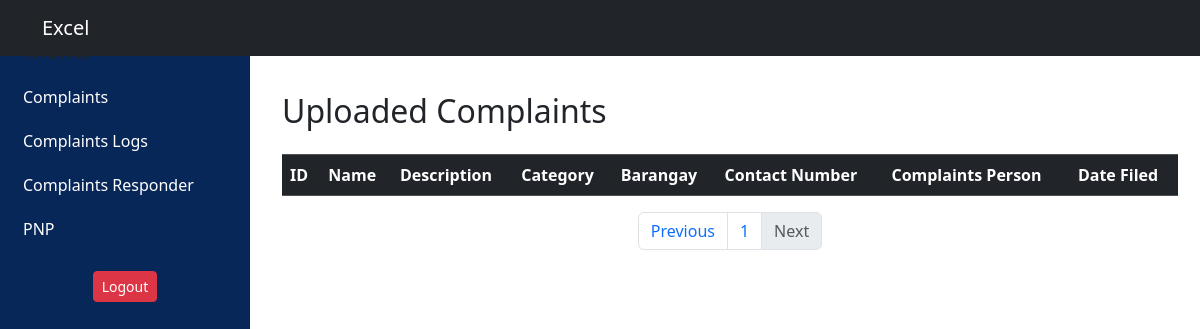
Before: /complaints_logs.php?page=9 with the older database file.
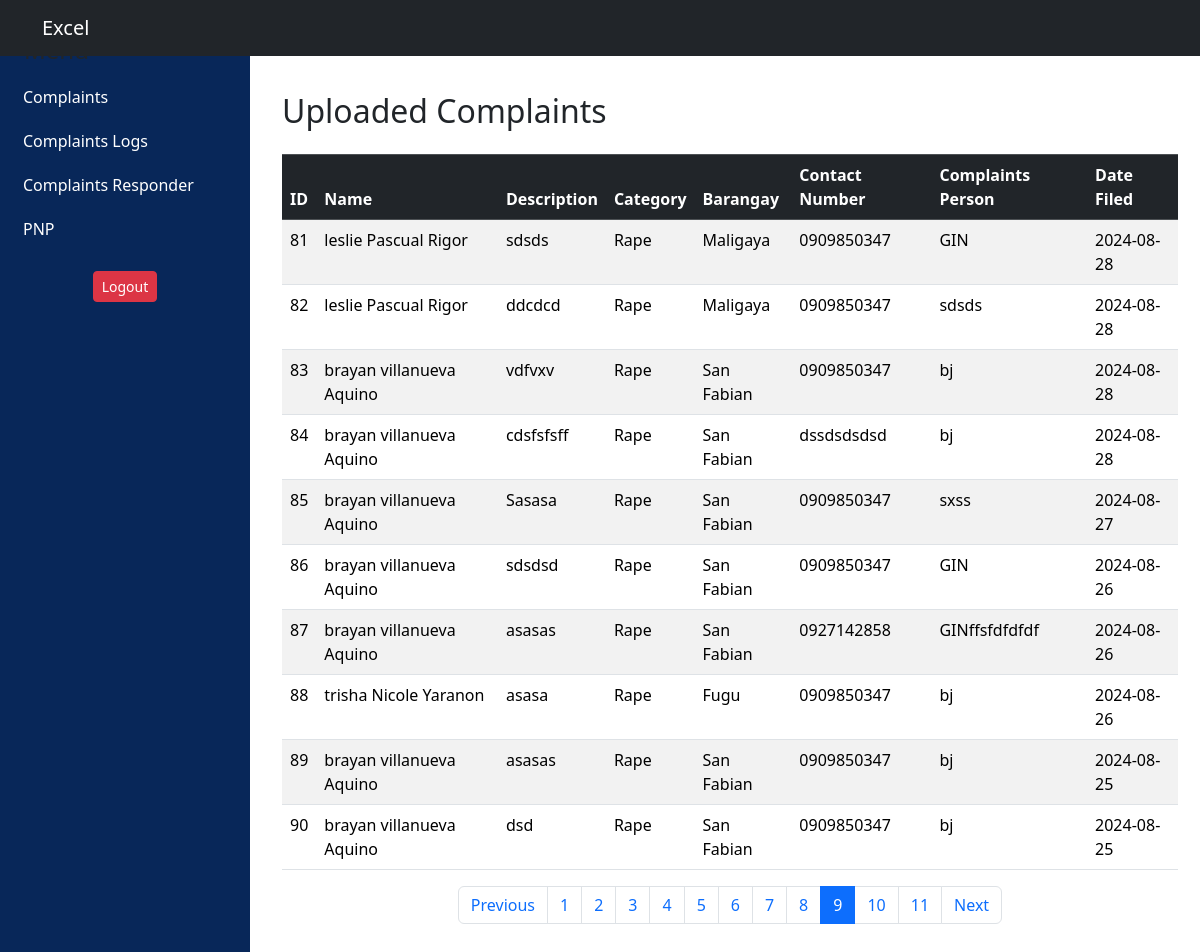
After: the same page with the newer database file.
### tables this page shows
CREATE TABLE `tbl_complaints` (
  `complaints_id` int(15) NOT NULL,
  `complaint_name` varchar(255) NOT NULL,
  `cp_number` varchar(10) NOT NULL,
  `complaints_person` varchar(15) NOT NULL,
  `status` varchar(20) NOT NULL DEFAULT '''Inprogress''',
  `complaints` text NOT NULL,
  `responds` enum('barangay','pnp') NOT NULL,
  `date_filed` date NOT NULL,
  `approved` tinyint(1) NOT NULL,
  `category_id` int(1) NOT NULL,
  `barangays_id` int(10) NOT NULL,
  `image_id` int(10) NOT NULL,
  `info_id` int(11) NOT NULL,
  `user_id` int(11) NOT NULL
);

CREATE TABLE `tbl_complaintcategories` (
  `category_id` int(10) NOT NULL,
  `complaints_category` varchar(255) NOT NULL
);

CREATE TABLE `tbl_users_barangay` (
  `barangays_id` int(11) NOT NULL,
  `barangay_name` varchar(255) NOT NULL,
  `official_id` int(11) NOT NULL
);

### complaints_logs.php (the view, shortened to what this page needs)
<!DOCTYPE html>
<html lang="en">
<head>
    <link href="https://cdn.jsdelivr.net/npm/bootstrap@5.3.3/dist/css/bootstrap.min.css" rel="stylesheet">
    <link rel="stylesheet" href="style.css">
</head>
<body>
    <nav class="navbar navbar-expand-lg navbar-dark bg-dark sticky-top">
        <div class="container">
            <a class="navbar-brand" href="#">Excel</a>
        </div>
    </nav>
    <div class="content">
        <div class="container">
            <h2 class="mt-3 mb-4">Uploaded Complaints</h2>
            <div class="table-responsive">
                <table class="table table-striped table-bordered">
                    <thead class="table-dark">
                        <tr>
                            <th>ID</th>
                            <th>Name</th>
                            <th>Description</th>
                            <th>Category</th>
                            <th>Barangay</th>
                            <th>Contact Number</th>
                            <th>Complaints Person</th>
                            <th>Date Filed</th>
                        </tr>
                    </thead>
                    <tbody>
                        <?php
                        include_once 'dbconn.php';
                        $results_per_page = 10;
                        if (!isset($_GET['page']) || !is_numeric($_GET['page']) || $_GET['page'] <= 0) {
                            $page = 1;
                        } else {
                            $page = $_GET['page'];
                        }
                        $start_from = ($page - 1) * $results_per_page;
                        function displayComplaints($pdo, $start_from, $results_per_page) {
                            try {
                                $stmt = $pdo->prepare("SELECT * FROM tbl_complaints ORDER BY date_filed DESC LIMIT ?, ?");
                                $stmt->bindParam(1, $start_from, PDO::PARAM_INT);
                                $stmt->bindParam(2, $results_per_page, PDO::PARAM_INT);
                                $stmt->execute();
                                $id_counter = $start_from + 1;
                                while ($row = $stmt->fetch(PDO::FETCH_ASSOC)) {
                                    $complaint_id = $id_counter++;
                                    $complaint_name = isset($row['complaint_name']) ? htmlspecialchars($row['complaint_name']) : '';
                                    $complaints = isset($row['complaints']) ? htmlspecialchars($row['complaints']) : '';
                                    $date_filed = isset($row['date_filed']) ? htmlspecialchars($row['date_filed']) : '';
                                    $stmtCat = $pdo->prepare("SELECT complaints_category FROM tbl_complaintcategories WHERE category_id = ?");
                                    $stmtCat->execute([$row['category_id']]);
                                    $category_name = htmlspecialchars($stmtCat->fetchColumn());
                                    $stmtBar = $pdo->prepare("SELECT barangay_name FROM tbl_users_barangay WHERE barangays_id = ?");
                                    $stmtBar->execute([$row['barangays_id']]);
                                    $barangay_name = htmlspecialchars($stmtBar->fetchColumn());
                                    $cp_number = isset($row['cp_number']) ? htmlspecialchars($row['cp_number']) : '';
                                    $complaints_person = isset($row['complaints_person']) ? htmlspecialchars($row['complaints_person']) : '';
                                    echo "<tr>";
                                    echo "<td>{$complaint_id}</td>";
                                    echo "<td>{$complaint_name}</td>";
                                    echo "<td>{$complaints}</td>";
                                    echo "<td>{$category_name}</td>";
                                    echo "<td>{$barangay_name}</td>";
                                    echo "<td>{$cp_number}</td>";
                                    echo "<td>{$complaints_person}</td>";
                                    echo "<td>{$date_filed}</td>";
                                    echo "</tr>";
                                }
                            } catch (PDOException $e) {
                                echo "<tr><td colspan='8'>Error fetching complaints: " . $e->getMessage() . "</td></tr>";
                            }
                        }
                        if (!isset($pdo)) {
                            echo "<tr><td colspan='8'>PDO connection not established.</td></tr>";
                        } else {
                            displayComplaints($pdo, $start_from, $results_per_page);
                        }
                        ?>
                    </tbody>
                </table>
            </div>
            <nav aria-label="Page navigation example">
                <ul class="pagination justify-content-center">
                    <?php
                    $stmt = $pdo->query("SELECT COUNT(*) AS total FROM tbl_complaints");
                    $row = $stmt->fetch(PDO::FETCH_ASSOC);
                    $total_pages = ceil($row['total'] / $results_per_page);
                    if ($page > 1) {
                        echo "<li class='page-item'><a class='page-link' href='{$_SERVER['PHP_SELF']}?page=" . ($page - 1) . "'>Previous</a></li>";
                    } else {
                        echo "<li class='page-item disabled'><a class='page-link' href='#'>Previous</a></li>";
                    }
                    for ($i = 1; $i <= $total_pages; $i++) {
                        if ($i == $page) {
                            echo "<li class='page-item active'><a class='page-link' href='#'>$i</a></li>";
                        } else {
                            echo "<li class='page-item'><a class='page-link' href='{$_SERVER['PHP_SELF']}?page=$i'>$i</a></li>";
                        }
                    }
                    if ($page < $total_pages) {
                        echo "<li class='page-item'><a class='page-link' href='{$_SERVER['PHP_SELF']}?page=" . ($page + 1) . "'>Next</a></li>";
                    } else {
                        echo "<li class='page-item disabled'><a class='page-link' href='#'>Next</a></li>";
                    }
                    ?>
                </ul>
            </nav>
        </div>
    </div>
<div class="sidebar">
    <h4 class="px-3">Menu</h4>
    <ul class="nav flex-column">
        <li class="nav-item">
            <a class="nav-link active" href="">Complaints</a>
        </li>
        <li class="nav-item">
            <a class="nav-link" href="">Complaints Logs</a>
        </li>
        <li class="nav-item">
            <a class="nav-link" href="">Complaints Responder</a>
        </li>
        <li class="nav-item">
            <a class="nav-link" href="">PNP</a>
        </li>
    </ul>
      <form action="logout.php" method="post" id="logoutForm">
            <div class="logout-btn">
                <button type="button" class="btn btn-danger btn-sm" onclick="confirmLogout()">
                    <i class="bi bi-box-arrow-left"></i> Logout
                </button>
            </div>
        </form>
</div>
</body>
</html>

### styles/style.css (style rules this page uses)
.sidebar { position: fixed; top: 0; left: 0; height: 100%; width: 250px; background-color: #082759; transition: width 0.3s ease; overflow: hidden; padding: 1rem 0.5rem; z-index: 1; }
.content { margin-left: 250px; transition: margin-left 0.3s ease; padding: 20px; width: 80%; }
.sidebar .user-info, .sidebar .nav, .sidebar h4, .sidebar .logout-btn { transition: opacity 0.3s ease; }
.sidebar h4 { margin-top: 20px; margin-bottom: 10px; padding-left: 15px; }
.nav-link { color: rgba(255, 255, 255, 0.75); padding: 10px 15px; display: block; transition: background-color 0.3s ease; }
.logout-btn { text-align: center; margin-top: 20px; }
.nav-link { color: white; }
table, th, td { border: none; }
table { border-collapse: collapse; width: 100%; }

Changed rows visible on the page:
added tbl_complaints: complaint_id "81", complaint_name "leslie Pascual Rigor", complaints "sdsds", category.complaints_category "Rape", barangays.barangay_name "Maligaya", cp_number "0909850347", complaints_person "GIN", date_filed "2024-08-28"
added tbl_complaints: complaint_id "82", complaint_name "leslie Pascual Rigor", complaints "ddcdcd", category.complaints_category "Rape", barangays.barangay_name "Maligaya", cp_number "0909850347", complaints_person "sdsds", date_filed "2024-08-28"
added tbl_complaints: complaint_id "83", complaint_name "brayan villanueva Aquino", complaints "vdfvxv", category.complaints_category "Rape", barangays.barangay_name "San Fabian", cp_number "0909850347", complaints_person "bj", date_filed "2024-08-28"
added tbl_complaints: complaint_id "84", complaint_name "brayan villanueva Aquino", complaints "cdsfsfsff", category.complaints_category "Rape", barangays.barangay_name "San Fabian", cp_number "dssdsdsdsd", complaints_person "bj", date_filed "2024-08-28"
added tbl_complaints: complaint_id "85", complaint_name "brayan villanueva Aquino", complaints "Sasasa", category.complaints_category "Rape", barangays.barangay_name "San Fabian", cp_number "0909850347", complaints_person "sxss", date_filed "2024-08-27"
added tbl_complaints: complaint_id "86", complaint_name "brayan villanueva Aquino", complaints "sdsdsd", category.complaints_category "Rape", barangays.barangay_name "San Fabian", cp_number "0909850347", complaints_person "GIN", date_filed "2024-08-26"
added tbl_complaints: complaint_id "87", complaint_name "brayan villanueva Aquino", complaints "asasas", category.complaints_category "Rape", barangays.barangay_name "San Fabian", cp_number "0927142858", complaints_person "GINffsfdfdfdf", date_filed "2024-08-26"
added tbl_complaints: complaint_id "88", complaint_name "trisha Nicole Yaranon", complaints "asasa", category.complaints_category "Rape", barangays.barangay_name "Fugu", cp_number "0909850347", complaints_person "bj", date_filed "2024-08-26"
added tbl_complaints: complaint_id "89", complaint_name "brayan villanueva Aquino", complaints "asasas", category.complaints_category "Rape", barangays.barangay_name "San Fabian", cp_number "0909850347", complaints_person "bj", date_filed "2024-08-25"
added tbl_complaints: complaint_id "90", complaint_name "brayan villanueva Aquino", complaints "dsd", category.complaints_category "Rape", barangays.barangay_name "San Fabian", cp_number "0909850347", complaints_person "bj", date_filed "2024-08-25"
Other visible differences:
new list line: "2"
new list line: "3"
new list line: "4"
new list line: "5"
new list line: "6"
new list line: "7"
new list line: "8"
new list line: "9"
new list line: "10"
new list line: "11"
